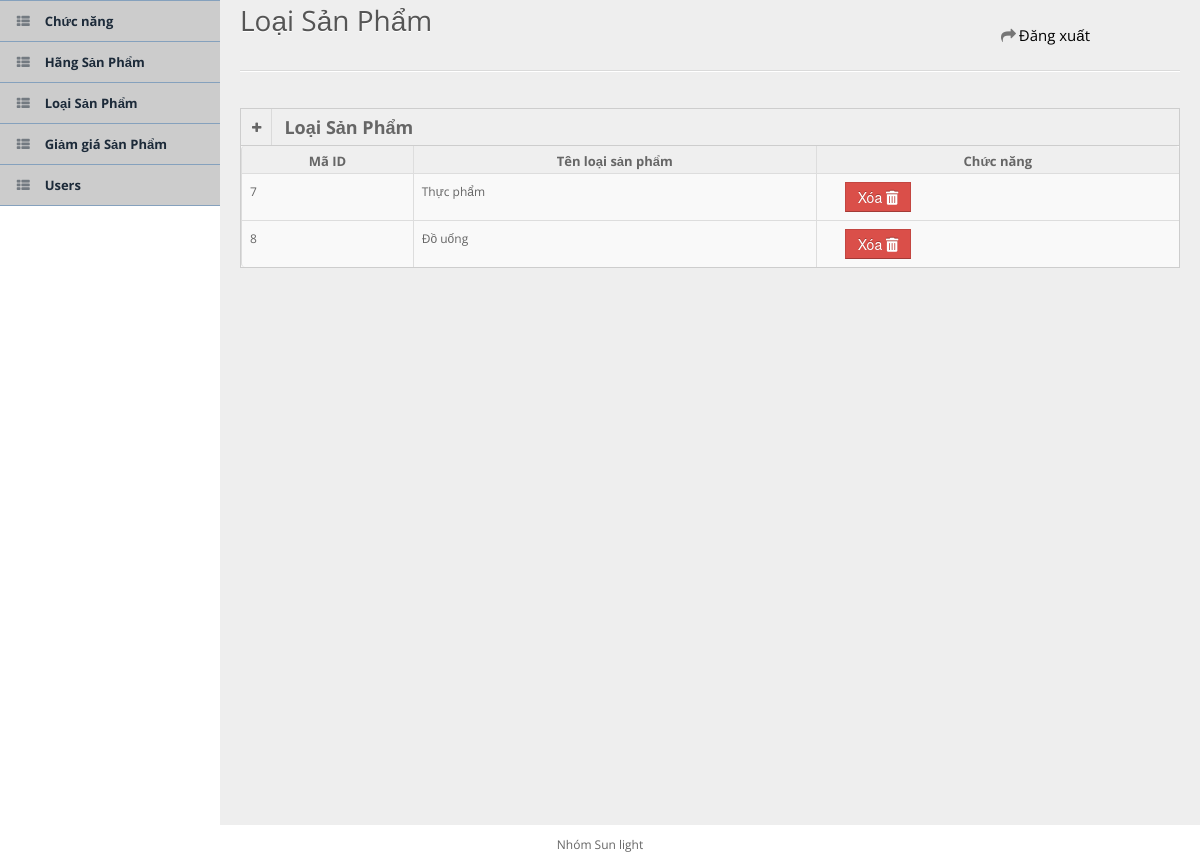
Before: /admin/protypes.php (signed in) with the older database file.
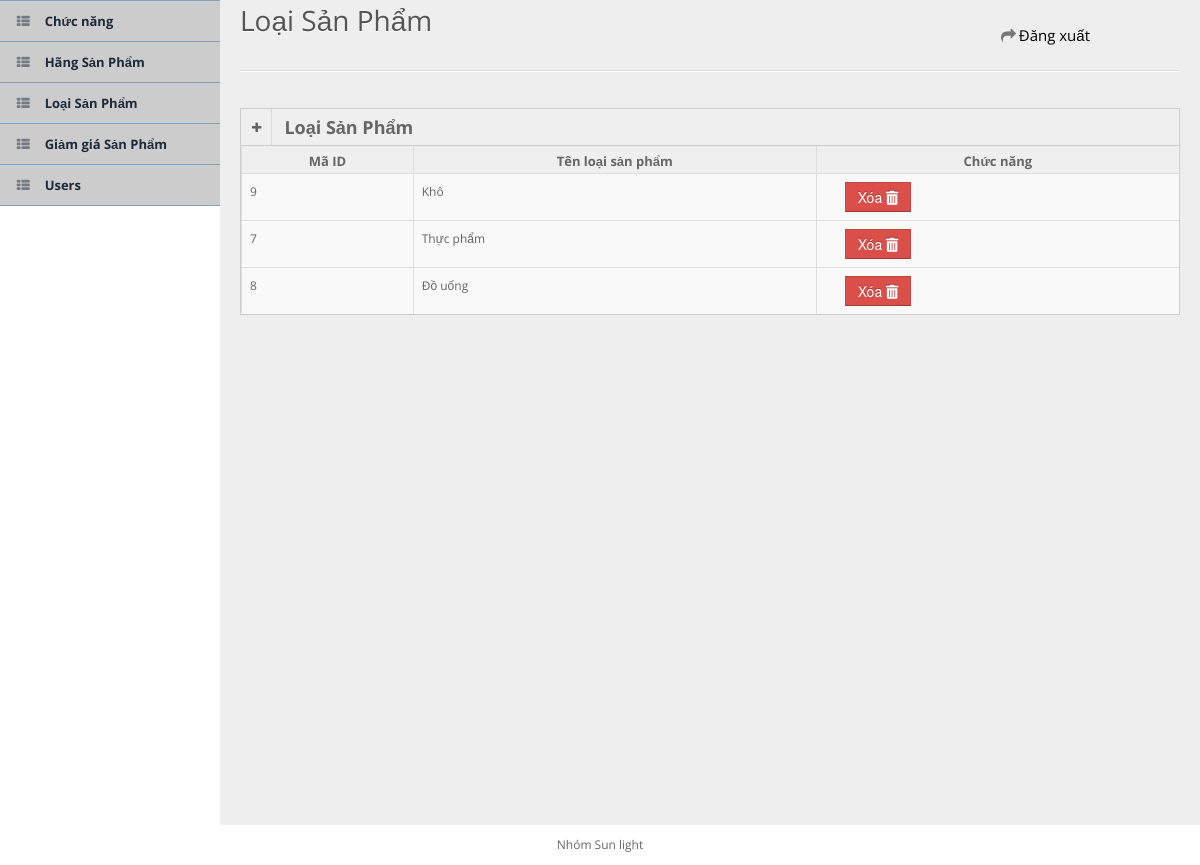
After: the same page with the newer database file.
### tables this page shows
CREATE TABLE `protypes` (
  `type_id` int(11) NOT NULL,
  `type_name` varchar(100) NOT NULL
);

### admin/models/db.php (called while the page is built, shortened)
<?php
class Db
{
    public static $connection;
    public function __construct()
    {
        if (!self::$connection) {
            self::$connection = new mysqli(DB_HOST, DB_USER, DB_PASSWORD, DB_NAME, PORT);
            self::$connection->set_charset(DB_CHARSET);
        }
        return self::$connection;
    }
}

### admin/models/protype.php (called while the page is built, shortened)
<?php
class Protype extends Db
{
    function getAllProtype()
    {
        $sql = self::$connection->prepare("SELECT * FROM protypes");
        $sql->execute();
        $items = $sql->get_result()->fetch_all(MYSQLI_ASSOC);
        return $items;
    }
}
?>

### admin/protypes.php (the view, shortened to what this page needs)
<!DOCTYPE html>
<html lang="en">
<?php require "./form/head.php"; ?>
<?php
$total = count($protype->getAllProtype());
?>
<body>
    <?php require "./form/topHeaderMenu.php"; ?>
    <?php require "./form/sidebarMenu.php"; ?>
    <div id="content">
        <div id="content-header">
            <h1>Loại Sản Phẩm</h1>
        </div>
        <div class="container-fluid">
            <hr>
            <div class="row-fluid">
                <div class="span12">
                    <div class="widget-box">
                        <div class="widget-title">
                            <span class="icon">
                                <a href="form.php?value=protype">
                                    <i class="icon-plus"></i>
                                </a>
                            </span>
                            <h5>Loại Sản Phẩm</h5>
                        </div>
                        <div class="widget-content nopadding">
                            <table class="table table-bordered table-striped">
                                <thead>
                                    <tr>
                                        <th>Mã ID</th>
                                        <th>Tên loại sản phẩm</th>
                                        <th>Chức năng</th>
                                    </tr>
                                </thead>
                                <tbody>
                                    <?php foreach ($protype->getAllProtype() as $value) { ?>
                                        <tr class="">
                                            <td><?php echo $value['type_id'] ?></td>
                                            <td><?php echo $value['type_name'] ?></td>
                                            <td>
                                                <button type="button" class="btn btn-danger" onclick="deleteProId(<?= $value['type_id'] ?>)" data-toggle="modal" data-target="#delete" style="margin: 0 20px 0 20px">
                                                    Xóa <i class="fas fa-trash-alt"></i>
                                                </button>
                                            </td>
                                        </tr>
                                    <?php } ?>
                                </tbody>
                            </table>
                        </div>
                    </div>
                </div>
            </div>
        </div>
    </div>
    <?php require "./form/footer_part.php"; ?>
</body>
</html>

Changed rows visible on the page:
added protypes: type_id "9", type_name "Khô"
